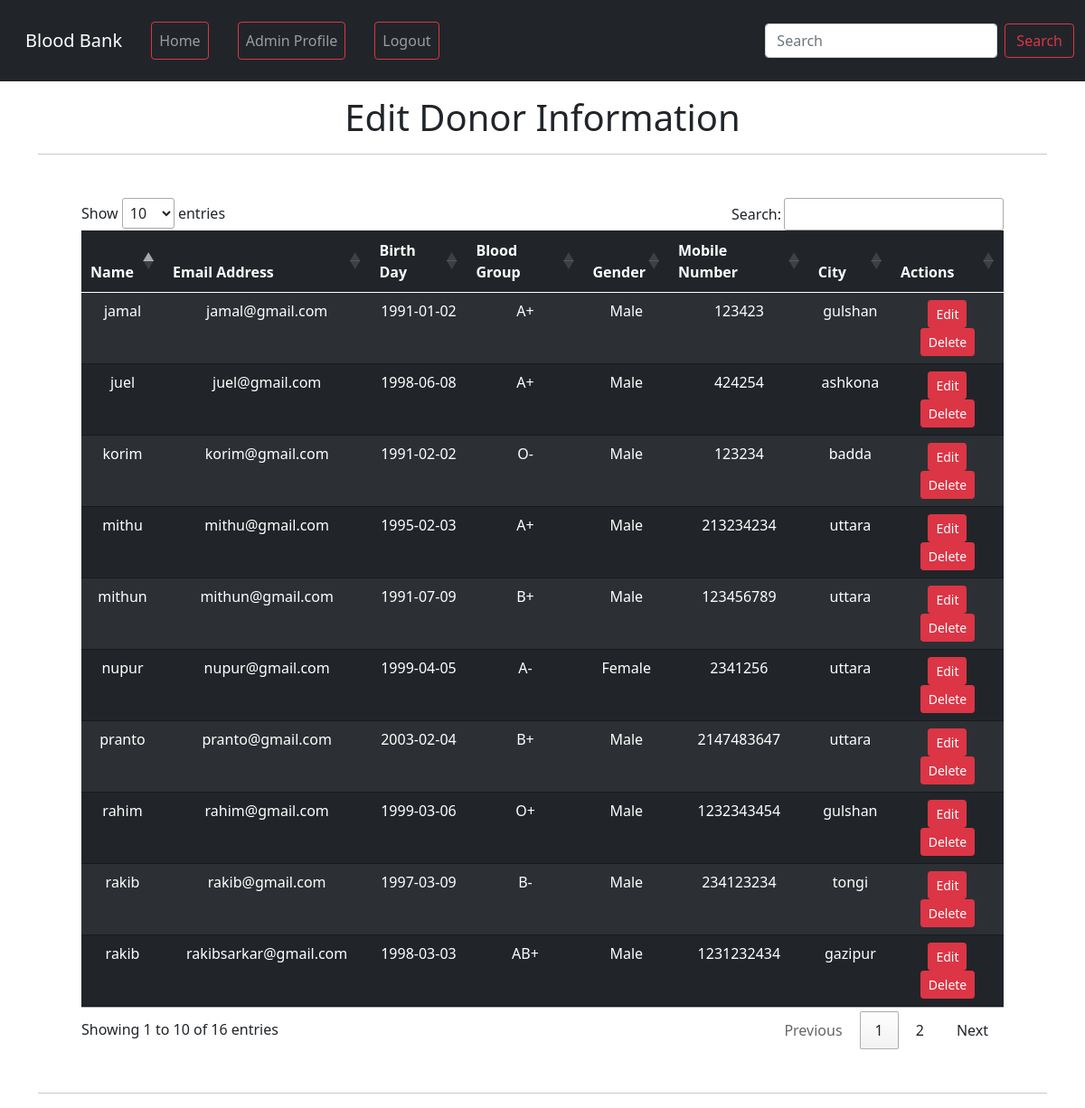
Screenshot of /bb/edit-donor-info.php (signed in) with the database file from the repository.
### bb/edit-donor-info.php (the view, shortened to what this page needs)
<?php
require 'db.php';
?>
<!doctype html>
<html lang="en">
<head>
  <link href="https://cdn.jsdelivr.net/npm/bootstrap@5.0.2/dist/css/bootstrap.min.css" rel="stylesheet">
  <link rel="stylesheet" href="//cdn.datatables.net/1.10.20/css/jquery.dataTables.min.css">
</head>
<body>
  <?php require 'navbar.php' ?>
  <div class="container mt-3">
    <h1 class="text-center">Edit Donor Information</h1>
    <hr>
    <div class="m-5">
      <table class="table table-dark table-striped table-hover text-center" id="table">
        <thead>
          <tr>
            <th scope="col">Name</th>
            <th scope="col">Email Address</th>
            <th scope="col">Birth Day</th>
            <th scope="col">Blood Group</th>
            <th scope="col">Gender</th>
            <th scope="col">Mobile Number</th>
            <th scope="col">City</th>
            <th scope="col">Actions</th>
          </tr>
        </thead>
        <tbody>
          <?php
          $sql = "SELECT * FROM `donor-reg` ORDER BY `name`";
          $result = mysqli_query($conn, $sql);
          while ($row = mysqli_fetch_assoc($result)) {
            echo " <tr>
                          <td>" . $row['name'] . "</td>
                          <td>" . $row['email'] . "</td>
                          <td>" . $row['birthday'] . "</td>
                          <td>" . $row['bloodgroup'] . "</td>
                          <td>" . $row['gender'] . "</td>
                          <td>" . $row['mobilenumber'] . "</td>
                          <td>" . $row['city'] . "</td>
                          <td> <button class='edit btn btn-sm btn-danger' id=" . $row['email'] . ">Edit</button> <button class='delete btn btn-sm btn-danger' id=d" . $row['email'] . ">Delete</button>  </td>
                          </tr>";
          }
          ?>
        </tbody>
      </table>
    </div>
    <hr>
  </div>
</body>
</html>

### rows the page displays
donor-reg: name "jamal", email "jamal@gmail.com", birthday "1991-01-02", bloodgroup "A+", gender "Male", mobilenumber "123423", city "gulshan"
donor-reg: name "juel", email "juel@gmail.com", birthday "1998-06-08", bloodgroup "A+", gender "Male", mobilenumber "424254", city "ashkona"
donor-reg: name "korim", email "korim@gmail.com", birthday "1991-02-02", bloodgroup "O-", gender "Male", mobilenumber "123234", city "badda"
donor-reg: name "mithu", email "mithu@gmail.com", birthday "1995-02-03", bloodgroup "A+", gender "Male", mobilenumber "213234234", city "uttara"
donor-reg: name "mithun", email "mithun@gmail.com", birthday "1991-07-09", bloodgroup "B+", gender "Male", mobilenumber "123456789", city "uttara"
donor-reg: name "nupur", email "nupur@gmail.com", birthday "1999-04-05", bloodgroup "A-", gender "Female", mobilenumber "2341256", city "uttara"
donor-reg: name "pranto", email "pranto@gmail.com", birthday "2003-02-04", bloodgroup "B+", gender "Male", mobilenumber "2147483647", city "uttara"
donor-reg: name "rahim", email "rahim@gmail.com", birthday "1999-03-06", bloodgroup "O+", gender "Male", mobilenumber "1232343454", city "gulshan"
donor-reg: name "rakib", email "rakib@gmail.com", birthday "1997-03-09", bloodgroup "B-", gender "Male", mobilenumber "234123234", city "tongi"
donor-reg: name "rakib", email "rakibsarkar@gmail.com", birthday "1998-03-03", bloodgroup "AB+", gender "Male", mobilenumber "1231232434", city "gazipur"
